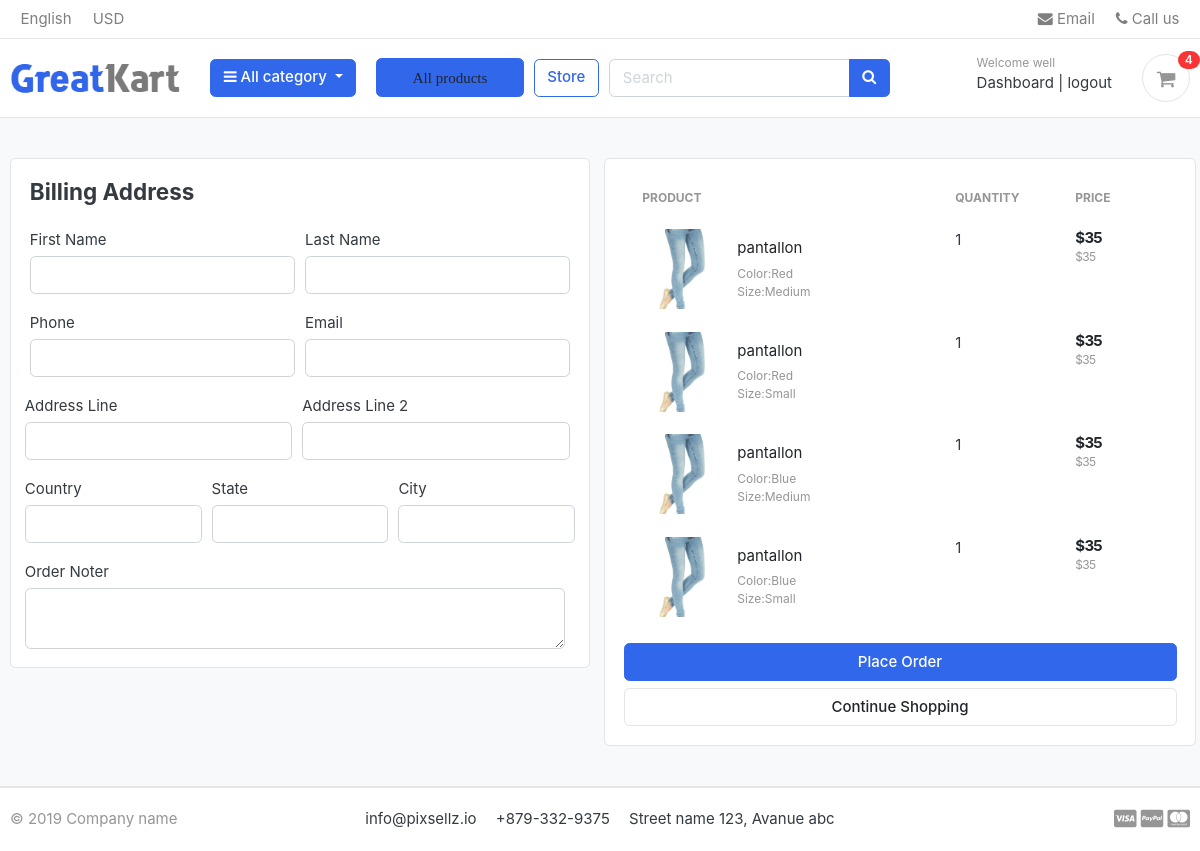
Page /cart/checkout/ (signed in) on the committed database.
### accounts/models.py (models this page shows, shortened)
class Accounts(AbstractBaseUser):
    first_name=models.CharField(max_length=50)
    last_name=models.CharField(max_length=50)
    username=models.CharField(max_length=50, unique=True)
    email=models.EmailField(max_length=100,unique=True)
    phone_number=models.CharField(max_length=50)
    date_join=models.DateTimeField(auto_now_add=True)
    last_login=models.DateTimeField(auto_now_add=True)
    is_admin=models.BooleanField(default=False)
    is_staff=models.BooleanField(default=False)
    is_active=models.BooleanField(default=False)
    is_superadmin=models.BooleanField(default=False)
    USERNAME_FIELD='email'
    REQUIRED_FIELDS=['username','first_name','last_name']
    objects=MyAccountManager()

### carts/models.py (models this page shows, shortened)
class CartItem(models.Model):
    user=models.ForeignKey(Accounts,on_delete=models.CASCADE,null=True)
    product=models.ForeignKey(Product,on_delete=models.CASCADE)
    variations =models.ManyToManyField(Variation,blank=True)
    cart=models.ForeignKey(Cart,on_delete=models.CASCADE,null=True)
    quantity=models.IntegerField()
    is_active=models.BooleanField(default=True)
    def sub_total(self):
        return self.product.price * self.quantity

### store/models.py (models this page shows, shortened)
class Product(models.Model):
    product_name=models.CharField(max_length=50,unique=True)
    slug=models.SlugField(max_length=50,unique=True)
    description=models.TextField(max_length=500,blank=True)
    price=models.IntegerField()
    image=models.ImageField(upload_to='photos/products')
    stock=models.IntegerField()
    is_available=models.BooleanField(default=True)
    category=models.ForeignKey(category,on_delete=models.CASCADE)
    created_date=models.DateTimeField(auto_now_add=True)
    modified_date=models.DateTimeField(auto_now=True)
    def get_url(self):
        return reverse('products_details',args=[self.category.slug,self.slug])

class Variation(models.Model):
        product = models.ForeignKey(Product,on_delete=models.CASCADE)
        variation_category=models.CharField(max_length=100,choices=variation_category_choice)
        variation_value=models.CharField(max_length=100)
        is_active      = models.BooleanField(default=True)
        created_date =models.DateTimeField(auto_now=True)
        objects =VariationManager()

### carts/views.py (the view)
# urls.py: path('cart/checkout/',views.checkout,name='checkout')
@login_required(login_url='login')
def checkout(request, total=0, quantity=0, cart_items=None):
    try:
        tax=0
        grand_total=0
        if request.user.is_authenticated:
            cart_items = CartItem.objects.filter(user=request.user, is_active=True)
        else:
            cart = Cart.objects.get(cart_id=_cart_id(request))
            cart_items = CartItem.objects.filter(cart=cart, is_active=True)
        for cart_item in cart_items:
            total += (cart_item.product.price * cart_item.quantity)
            quantity += cart_item.quantity
        tax=(2*total)/100
        grand_total = total+tax
    except ObjectDoesNotExist:
        pass
    context = {
        'total': total,
        'quantity': quantity,
        'cart_items': cart_items,
        'tax':       tax,
        'grand_total':grand_total
    }
    return render(request,'store/checkout.html',context)

### carts/context_processors.py (called while the page is built)
def counter(request):
    cart_count=0
    if 'admin' in request.path:
        return {}
    else:
        try:
            cart=Cart.objects.filter(cart_id=_cart_id(request))
            if request.user.is_authenticated:
                cart_items = CartItem.objects.all().filter(user=request.user)
            else:
                cart_items = CartItem.objects.all().filter(cart=cart[:1])
            for cart_item in cart_items:
                cart_count += cart_item.quantity
        except Cart.DoesNotExist:
            cart_count=0
    return dict(cart_count = cart_count)

### carts/views.py (called while the page is built)
def _cart_id(request):
    cart = request.session.session_key
    if not cart:
        request.session.create()
        cart = request.session.session_key
    return cart

### category/context_processor.py (called while the page is built)
def menu_link(request):
    links = category.objects.all()
    return dict(links=links)

### category/models.py (called while the page is built)
    def get_url(self):
        return reverse('products_by_category',args=[self.slug])

### e_commerce/templates/store/checkout.html (shortened to what this page needs)
{% extends "base.html" %}
{% load static %}
{% block content %}
<section class="section-content padding-y bg">
    <div class="container">
    <div class="row">
        <aside class="col-lg-6">
    <div class="card">
    <div class="card-body">
        <h4 class="card-title mb-4">Billing Address</h4>
        <form action="{% url 'place_order' %}" method="POST">
            <div class="form-row">
                <div class="col form-group">
                    <label for="">First Name</label>
                    <input type="text" name="first_name" class="form-control" required>
                </div>
                <div class="col form-group">
                    <label for="">Last Name</label>
                    <input type="text" name="last_name" class="form-control" required>
                </div>
            </div>
            <div class="form-row">
                <div class="col form-group">
                    <label for="">Phone</label>
                    <input type="phone" name="phone" class="form-control" required>
                </div>
                <div class="col form-group">
                    <label for="">Email</label>
                    <input type="text" name="email" class="form-control" required>
                </div>
                <div class="form-row">
                    <div class="col form-group">
                        <label for="">Address Line</label>
                        <input type="text" name="address_line_1" class="form-control" required>
                    </div>
                    <div class="col form-group">
                        <label for="">Address Line 2</label>
                        <input type="text" name="address_line_2" class="form-control">
                    </div>
                </div>
                <div class="form-row">
                    <div class="col form-group">
                        <label for="">Country</label>
                        <input type="text" name="country" class="form-control" required>
                    </div>
                    <div class="col form-group">
                        <label for="">State</label>
                        <input type="text" name="state" class="form-control" required>
                    </div>
                    <div class="col form-group">
                        <label for="">City</label>
                        <input type="text" name="city" class="form-control" required>
                    </div>
                    </div>
                <div class="col form-row">
                        <label for="">Order Noter</label>
                        <textarea name="order_note" id="" rows="2" class="form-control"></textarea>
                </div>
            </div>
    </div>
    </div>
        </aside>
        <aside class="col-lg-6 px-1">
            <div class="card">
            <div class="card-body">
                <table class="table table-borderless table-shopping-cart">
                    <thead class="text-muted">
                    <tr class="small text-uppercase">
                      <th scope="col">Product</th>
                      <th scope="col"  width="120">Quantity</th>
                      <th scope="col" width="120">Price</th>
                    </tr>
                    </thead>
                    <tbody>
                        {% for cart_item in cart_items %}
                    <tr>
                        <td>
                            <figure class="itemside align-items-center">
                                <div class="aside"><img src="{{ cart_item.product.image.url }}" class="img-sm"></div>
                                <figcaption class="info">
                                    <a href="{{ cart_item.product.get_url }}" class="title text-dark">{{ cart_item.product.product_name }}</a>
                                    <p class="text-muted small">
                                        {% if cart_item.variations.all %}
                                            {% for item in cart_item.variations.all %}
                                            {{ item.variation_category | capfirst}}:{{ item.variation_value | capfirst}}<br>
                                            {% endfor %}
                                        {% endif %}
                                    </p>
                                </figcaption>
                            </figure>
                        </td>
                        <td>
                            <label for="">{{ cart_item.quantity }}</label>
                        </td>
                        <td>
                            <div class="price-wrap">
                                <var class="price">${{ cart_item.sub_total }}</var>
                                <small class="text-muted"> ${{ cart_item.product.price  }}</small>
                            </div>
                        </td>
                    </tr>
                    {% endfor %}
                    </tbody>
                    </table>
                <button type="submit" name="submit" class="btn btn-primary btn-block">Place Order</button>
                <a href="{% url 'store'%}" class="btn btn-light btn-block">Continue Shopping</a>
            </div>
            </div>
    </aside>
    </div>
    </div>
    </section>
{% endblock%}

### e_commerce/templates/includes/navbar.html (shortened to what this page needs)
{% load static %}
<header class="section-header">
    <nav class="navbar p-md-0 navbar-expand-sm navbar-light border-bottom">
    <div class="container">
      <div class="collapse navbar-collapse" id="navbarTop4">
        <ul class="navbar-nav mr-auto">
            <li class="nav-item dropdown">
                 <a href="#" class="nav-link">   English </a>
            </li>
            <li class="nav-item dropdown">
                <a href="#" class="nav-link"> USD </a>
            </li>
        </ul>
        <ul class="navbar-nav">
            <li><a href="#" class="nav-link"> <i class="fa fa-envelope"></i> Email </a></li>
            <li><a href="#" class="nav-link"> <i class="fa fa-phone"></i> Call us </a></li>
        </ul>
      </div>
    </div>
    </nav>
    <section class="header-main border-bottom">
        <div class="container">
    <div class="row align-items-center">
        <div class="col-lg-2 col-md-3 col-6">
            <a href="{% url 'home'%}" class="brand-wrap">
                <img class="logo" src="{%static './images/logo.png'%}">
            </a>
        </div>
        <div class="col-lg col-sm col-md col-6 flex-grow-0">
            <div class="category-wrap dropdown d-inline-block float-right">
                <button type="button" class="btn btn-primary dropdown-toggle" data-toggle="dropdown">
                    <i class="fa fa-bars"></i> All category
                </button>
            </div>
        </div>
        <div class="col-lg col-sm col-md col-6 flex-grow-0">
            <div class="category-wrap float-right">
                <button type="button" class="btn btn-primary ">
                    <i class="fa"><a class="dropdown-item" href="{% url 'store'%}">All products</a></i>
                </button>
            </div>
        </div>
        <a href="{% url 'store' %}" class="btn btn-outline-primary">Store</a>
        <div class="col-lg  col-md-6 col-sm-12 col">
            <form action="{% url 'search' %}" class="search" method='GET'>
                <div class="input-group w-100">
                    <input type="text" class="form-control" style="width:60%;" placeholder="Search" name="keyword">
                    <div class="input-group-append">
                      <button class="btn btn-primary" type="submit">
                        <i class="fa fa-search"></i>
                      </button>
                    </div>
                </div>
            </form>
        </div>
        <div class="col-lg-3 col-sm-6 col-8 order-2 order-lg-3">
                    <div class="d-flex justify-content-end mb-3 mb-lg-0">
                        {% if user.id is None %}
                        <div class="widget-header">
                            <small class="title text-muted">Welcome guest!</small>
                            <div>
                                <a href="{% url 'login' %}">Sign in</a> <span class="dark-transp"> | </span>
                                <a href="{% url 'register' %}"> Register</a>
                            </div>
                        </div>
                        {% else %}
                        <div class="widget-header">
                            <small class="title text-muted">Welcome {{ user.first_name }}</small>
                            <div>
                                <a href="{% url 'dashboard'%}">Dashboard</a> <span class="dark-transp"> | </span>
                                <a href="{% url 'logout' %}"> logout</a>
                            </div>
                        </div>
                        {% endif %}
                        <a href="{% url 'cart' %}" class="widget-header pl-3 ml-3">
                            <div class="icon icon-sm rounded-circle border"><i class="fa fa-shopping-cart"></i></div>
                            <span class="badge badge-pill badge-danger notify">{{ cart_count }}</span>
                        </a>
                    </div>
                </div>
    </div>
        </div>
    </section>
    </header>

### e_commerce/static/css/ui.css (style rules this page uses)
html { font-family: "Inter", sans-serif; font-size: 15px; }
.price-wrap { letter-spacing: -0.7px; }
.icon-xs, .icon-sm, .icon-md, .icon-lg { display: inline-block; text-align: center; flex-shrink: 0; flex-grow: 0; }
.icon-sm { width: 48px; height: 48px; line-height: 48px !important; font-size: 20px; }
.img-xs, .img-sm, .img-md, .img-lg { -o-object-fit: cover; object-fit: cover; flex-shrink: 0; flex-grow: 0; }
.img-sm { width: 80px; height: 80px; }
.padding-y { padding-top: 40px; padding-bottom: 40px; }
var { font-style: normal; }
figure { margin-bottom: 0; }
article:after, .form-group:after { display: block; clear: both; content: ""; }
.bg { background-color: #f8f9fa; }
p:last-child { margin-bottom: 0; }
.header-main { position: relative; padding-top: 1rem; padding-bottom: 1rem; }
.brand-wrap .logo, .navbar-brand .logo { margin-right: 7px; max-height: 42px; display: inline-block; }
.widget-header { display: inline-block; vertical-align: middle; position: relative; }
.widget-header a { color: #343a40; }
.widget-header i { color: #969696; }
.widget-header .title { display: block; }
.widget-header .notify { position: absolute; top: -3px; right: -10px; }
.btn-light { background-color: #fff; border-color: #e4e4e4; }
.itemside { position: relative; display: flex; width: 100%; }
.itemside .aside { position: relative; flex-shrink: 0; }
.itemside .info { padding-left: 15px; padding-right: 7px; }
.itemside p { margin-bottom: 0; }
.itemside .title { display: block; margin-bottom: 5px; color: #212529; }
.notify { position: absolute; top: -4px; right: -10px; display: inline-block; padding: 0.25em 0.6em; font-size: 12px; line-height: 1; text-align: center; border-radius: 3rem; color: #fff; background-color: #fa3434; }
.price { font-weight: 600; color: #212529; }
.table-shopping-cart.table td, .table-shopping-cart.table th { padding-left: 1.25rem; padding-right: 1.25rem; }
.table-shopping-cart .price-wrap { line-height: 1.2; }
.table-shopping-cart .price { font-weight: bold; margin-right: 5px; display: block; }

### rows in the picture
Accounts: first_name "well"
CartItem: product.image (picture), product.product_name "pantallon", quantity "1", sub_total "35", product.price "35"
Variation: variation_category "Color", variation_value "Red"
Variation: variation_category "Size", variation_value "Medium"
CartItem: product.image (picture), product.product_name "pantallon", quantity "1", sub_total "35", product.price "35"
Variation: variation_category "Size", variation_value "Small"
CartItem: product.image (picture), product.product_name "pantallon", quantity "1", sub_total "35", product.price "35"
Variation: variation_category "Color", variation_value "Blue"
CartItem: product.image (picture), product.product_name "pantallon", quantity "1", sub_total "35", product.price "35"

### other values in the picture
{{ cart_count }} "4"
